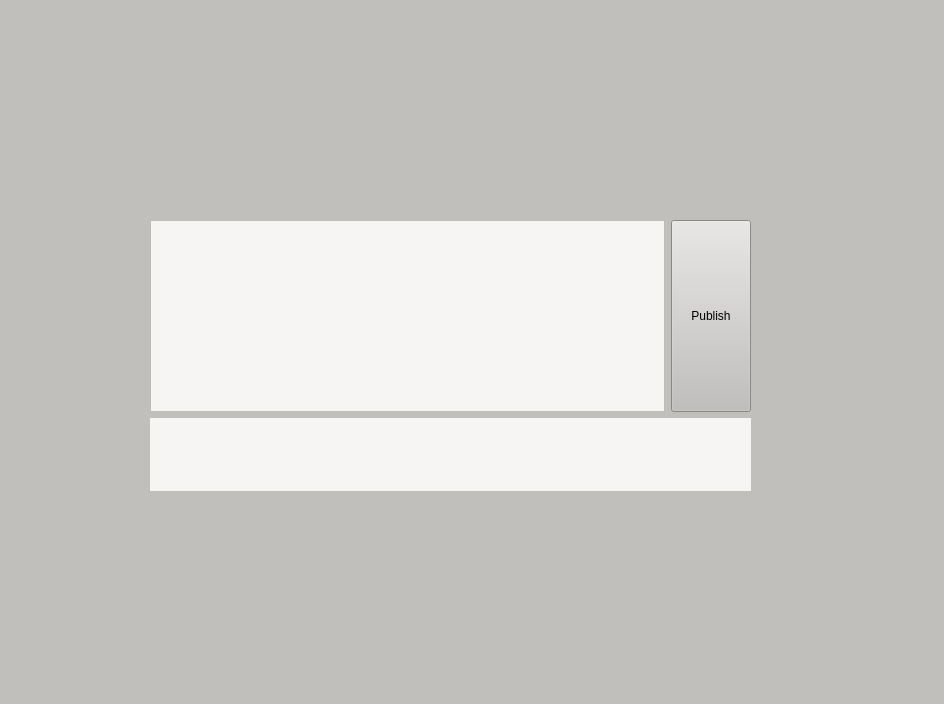
<?xml version="1.0" encoding="UTF-8"?>
<ui version="4.0">
 <class>MainWindowDesign</class>
 <widget class="QMainWindow" name="MainWindowDesign">
  <property name="geometry">
   <rect>
    <x>0</x>
    <y>0</y>
    <width>944</width>
    <height>704</height>
   </rect>
  </property>
  <property name="windowTitle">
   <string>QRosApp</string>
  </property>
  <property name="windowIcon">
   <iconset>
    <normaloff>:/images/icon.png</normaloff>:/images/icon.png</iconset>
  </property>
  <property name="styleSheet">
   <string notr="true">background-color: rgb(192, 191, 188);</string>
  </property>
  <property name="locale">
   <locale language="English" country="Australia"/>
  </property>
  <widget class="QWidget" name="centralwidget">
   <widget class="QWidget" name="verticalLayoutWidget">
    <property name="geometry">
     <rect>
      <x>150</x>
      <y>220</y>
      <width>601</width>
      <height>271</height>
     </rect>
    </property>
    <layout class="QVBoxLayout" name="verticalLayout">
     <item>
      <layout class="QHBoxLayout" name="horizontalLayout">
       <item>
        <widget class="QTextEdit" name="textEdit">
         <property name="styleSheet">
          <string notr="true">background-color: rgb(246, 245, 244);</string>
         </property>
        </widget>
       </item>
       <item>
        <widget class="QPushButton" name="pub_btn">
         <property name="sizePolicy">
          <sizepolicy hsizetype="Minimum" vsizetype="Expanding">
           <horstretch>0</horstretch>
           <verstretch>0</verstretch>
          </sizepolicy>
         </property>
         <property name="text">
          <string>Publish</string>
         </property>
        </widget>
       </item>
      </layout>
     </item>
     <item>
      <widget class="QLabel" name="label">
       <property name="sizePolicy">
        <sizepolicy hsizetype="Preferred" vsizetype="Expanding">
         <horstretch>0</horstretch>
         <verstretch>0</verstretch>
        </sizepolicy>
       </property>
       <property name="styleSheet">
        <string notr="true">background-color: rgb(246, 245, 244);</string>
       </property>
       <property name="text">
        <string/>
       </property>
      </widget>
     </item>
    </layout>
   </widget>
  </widget>
  <action name="action_Quit">
   <property name="text">
    <string>&amp;Quit</string>
   </property>
   <property name="shortcut">
    <string>Ctrl+Q</string>
   </property>
   <property name="shortcutContext">
    <enum>Qt::ApplicationShortcut</enum>
   </property>
  </action>
  <action name="action_Preferences">
   <property name="text">
    <string>&amp;Preferences</string>
   </property>
  </action>
  <action name="actionAbout">
   <property name="text">
    <string>&amp;About</string>
   </property>
  </action>
  <action name="actionAbout_Qt">
   <property name="text">
    <string>About &amp;Qt</string>
   </property>
  </action>
 </widget>
 <resources/>
 <connections>
  <connection>
   <sender>action_Quit</sender>
   <signal>triggered()</signal>
   <receiver>MainWindowDesign</receiver>
   <slot>close()</slot>
   <hints>
    <hint type="sourcelabel">
     <x>-1</x>
     <y>-1</y>
    </hint>
    <hint type="destinationlabel">
     <x>399</x>
     <y>299</y>
    </hint>
   </hints>
  </connection>
 </connections>
</ui>
